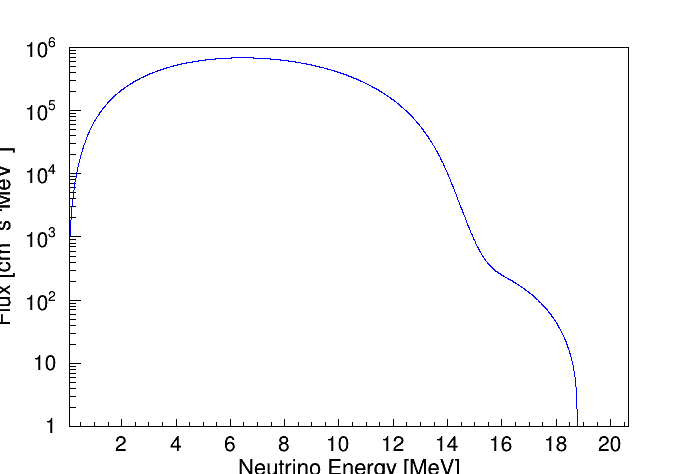

Source code (Python):
import math 
import ROOT,array
import numpy as np

def Fluxopener():
    file="/home/trevorh/rat/src/extgen/Marley/marley-1.1.1/rootfiles/Boron_HEP_spectrum.root"  # flux in Graham
    f = ROOT.TFile(file,"READ")
    solarflux = f.Get("SolarNeutrinos")
    solarflux.SetLineWidth(1)
    solarflux.SetLineColor(ROOT.kBlue)
    solarflux.Draw("AL")
    c1.SaveAs("flux.png")
    return solarflux

def Sigma(E_n): #insert energy of incident neutrio
    #From DUne F. Capozzi et al. (DUNE Collaboration), (2019),supplemental_material.pdf (aps.org)
    G0f=1.1663787e-11 ## MeV^-2 pg 313 griffiths
    vud=0.9738 ## also Grifiths
    hbar=6.582e-22 ## MeV*s wiki 
    c=3e10 #cm/s speed of light
    Gf=G0f*math.pow(hbar*c,3) ## MeV*cm^3 from griffiths 
    Qgs=1.504 ##MeV
    matrix=[1.64, 1.49, 0.06,
    0.16, 0.44, 4.0,
    0.86, 0.48, 0.59,
    0.21, 0.48, 0.71,
    0.06, 0.14, 0.97]
    deltaE=[2.333, 2.775, 3.204,
    3.503, 3.870, 4.384,
    4.421, 4.763, 5.162,
    5.681, 6.118, 6.790,
    7.468, 7.795, 7.952]
    #summ over all possible states
    sigma=0
    #sigma2=0
    for i in range(len(matrix)):
        K_e=E_n-(deltaE[i]+Qgs) ## % MeV kinetic energy
        if K_e<=0: continue
        E_e=K_e+0.511 ## MeV
        p_e=math.sqrt(E_e*E_e-0.511*0.511) #MeV/c
        sigma+= math.pow(G0f*hbar*c*vud,2)*(1/math.pi)*matrix[i]*E_e*p_e*Fermi(19,E_e)
                            ##MeV^-2*cm^2*                         MeV *MeV/c*c =cm
                            ##Gf^2/hbar^4*c^3 =MeV^-2*cm^6/(s*cm^3)=MeV^-2*cm^2*(c)
        #sigma2+= math.pow(Gf*vud,2)/math.pow(hbar,c,3)*(1/math.pi)*matrix(i)*E_e*p_e*Fermi(19,E_e)
    return sigma
 
def Fermi(Z,E):
    #approximation from  G. K. Schenter & P. Vogel, "A Simple Approximation of the Fermi Function in Nuclear Beta Decay"
    ## https://www-tandfonline-com/doi/abs/10.13182/NSE83-A17574
    T=E-0.511 # MeV
    if T>=1.2*0.511:    
        alpha=-8.46e-2+(2.48e-2)*Z+(2.37e-4)*Z*Z
        beta=1.15e-2+(3.58e-4)*Z-(6.17e-5)*Z*Z
    else:
          alpha=-0.811+(4.46e-2)*Z+(1.08e-4)*Z*Z
          beta=0.673-(1.82e-2)*Z-(6.38e-5)*Z*Z
    
    p=math.sqrt(E**2-0.511**2) #apparently units MeV since fermi function is unitless instead of MeV/c
    fermi=E/p*math.exp(alpha+beta*math.sqrt(E/0.511-1))
    return fermi #maybe unitless maybe units c

def multiplyTF1(cross,flux):
    min=3.5#MeV
    max=20#MeV
    x=np.linspace(min,max,100)
    y = array.array("d" ,[0]* len (x))

    for i,xi in enumerate (x):
        y[i]=cross.Eval(xi)*flux.Eval(xi)
    fluxXsigma = ROOT.TGraph(len(x),x,y)
    fluxXsigma.Draw("AL")
    c1.SaveAs("FxS.png")
    return fluxXsigma

#start a rooft canvas
c1=ROOT.TCanvas("c1")
c1.SetLogy(1)
# open flux TF1 object flux
flux=Fluxopener()

#create cross section TF1 object 
x=np.linspace(3.5,15,100)
y = array . array ("d" ,[0]* len (x))# array of zeros .
for i,xi in enumerate (x):
    y[i] = Sigma(xi)
cross= ROOT.TGraph(len(x),x,y)
cross.Draw("AL")
c1.SaveAs("crosssection.png")
# create a TF1 Object that is the Flux*crosssection
sigma_flux=multiplyTF1(cross,flux)
